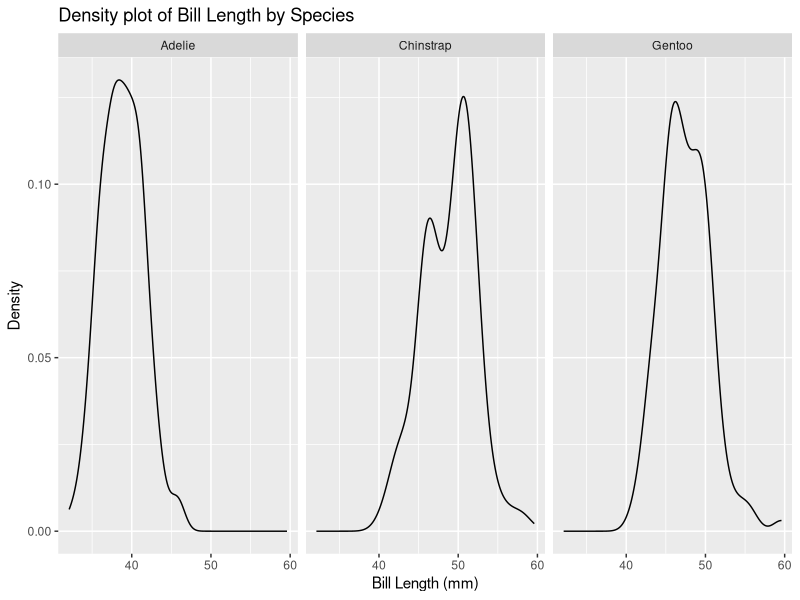
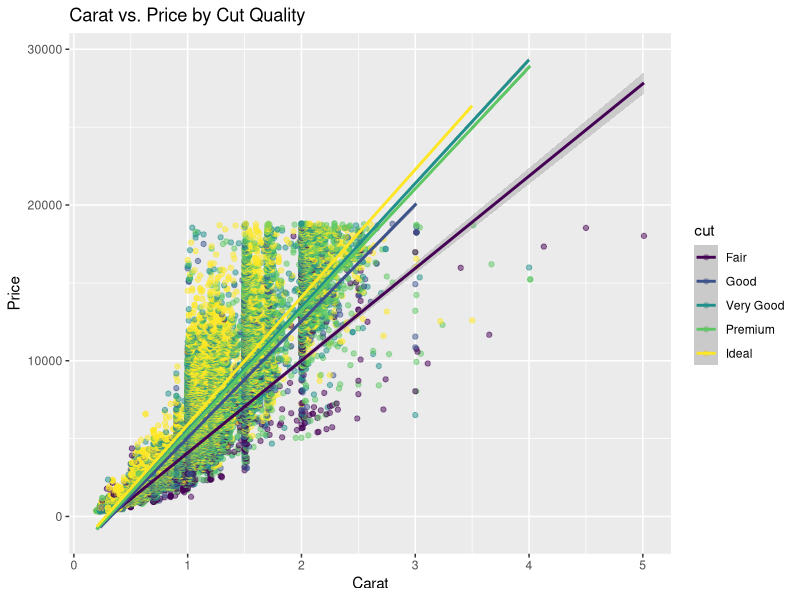
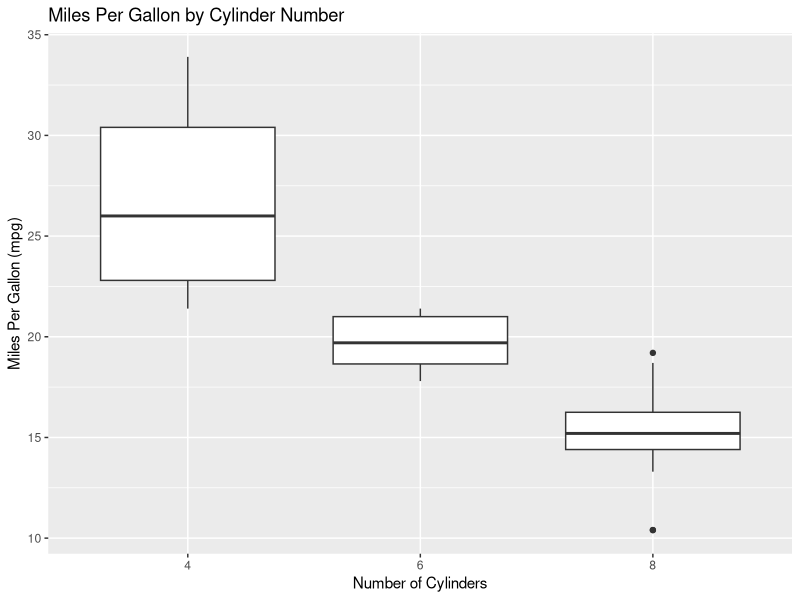
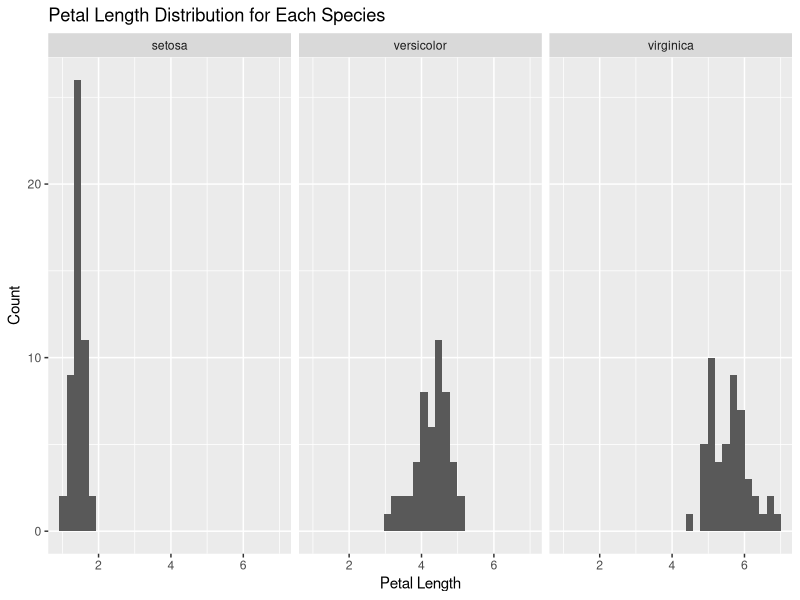

These charts were generated, in order, by the following R code:
# Please create teh following plots:

# Q1 ----

# Load the tidyverse library
library(tidyverse)

# Load the palmerpenguins library
library(palmerpenguins)

# Load the penguins dataset
data(penguins)

# Plot 1
# Create a density plot of the 'bill_length_mm' column of the penguins
# dataset.
# Use the ggplot() function to create the plot.
# Use the aes() function to specify the x-axis variable.
# Inside the aes() function, set the x parameter to the 'bill_length_mm'
# column of the penguins dataset.
# Add a + sign after the ggplot() function.
# Use the geom_density() function to add a density plot to the ggplot()
# function.
# Add a + sign after the geom_density() function.
# Use the facet_grid() function to add a facet to the ggplot() function.
# Inside the facet_grid() function, set the formula to
# "~ species".
# Add a + sign after the facet_grid() function.
# Use the labs() function to add a title to the ggplot() function.
# Inside the labs() function, set the title parameter to
# "Density Plot of Bill Length by Species".
# Set the x parameter to "Bill Length (mm)".
# Set the y parameter to "Density".

plot1 <- ggplot(penguins, mapping = aes(x = bill_length_mm)) +
  geom_density() +
  facet_grid("~ species") +
  labs(title = "Density plot of Bill Length by Species",
       x = "Bill Length (mm)",
       y = "Density"
       )
  


# To verify your answer, run the following code
plot1

# Q2 ----

# Use the diamonds dataset from ggplot2
data(diamonds)

# Plot 2
# Create a scatter plot of 'carat' vs. 'price', colored by 'cut' quality.
# Use the ggplot() function to create the plot.
# Use the aes() function to specify the x-axis and y-axis variables.
# Inside the aes() function, set the x parameter to 'carat', the y parameter to 'price'.
# Add a + sign after the ggplot() function.
# Use the geom_point() function to add a scatter plot to the ggplot() function. 
# Inside the geom_point() function, use the aes() function to set the color parameter to 'cut'.
# Set the alpha parameter inside geom_point() to 0.5 to make the points semi-transparent if there is overplotting.
# Use the geom_smooth() function to add a smooth line through the points for each 'cut' category, setting the method argument to "lm" for linear models.
# Add a + sign after the geom_point() (and geom_smooth(), if used) function.
# Use the labs() function to add a title to the ggplot() function.
# Inside the labs() function, set the title parameter to "Carat vs. Price by Cut Quality",
# Set the x parameter to "Carat",
# Set the y parameter to "Price".

plot2 <- ggplot(diamonds, aes(x = carat, y = price, color = cut))+
  geom_point(alpha = 0.5) +
  geom_smooth(method = "lm") +
  labs(title = "Carat vs. Price by Cut Quality",
       x = "Carat",
       y = "Price")


# To verify your answer, run the following code
plot2

# Q3 ----


# Use the mtcars dataset
data(mtcars)

# Plot 3
# Create a boxplot of 'mpg' by 'cyl' (number of cylinders).
# Use the ggplot() function to create the plot.
# Use the aes() function to specify the x-axis and y-axis variables.
# Inside the aes() function, set the x parameter to 'cyl' and the y parameter to 'mpg'.
# NOTICE that you will need to convert the 'cyl' column to a factor using the factor() function. factor(cyl)
# Add a + sign after the ggplot() function.
# Use the geom_boxplot() function to add a boxplot to the ggplot() function.
# Add a + sign after the geom_boxplot() function.
# Use the labs() function to add a title to the ggplot() function.
# Inside the labs() function, set the title parameter to "Miles Per Gallon by Cylinder Number",
# Set the x parameter to "Number of Cylinders",
# Set the y parameter to "Miles Per Gallon (mpg)".

plot3 <- ggplot(mtcars, aes(x = factor(cyl), y = mpg))+
  geom_boxplot()+
  labs(title = "Miles Per Gallon by Cylinder Number",
       x = "Number of Cylinders",
       y = "Miles Per Gallon (mpg)")


# To verify your answer, run the following code
plot3

# Q4 ----

# Use the iris dataset
data(iris)

# Plot 4
# Create a histogram of 'Petal.Length' for each species.
# Use the ggplot() function to create the plot.
# Use the aes() function to specify the x-axis variable.
# Inside the aes() function, set the x parameter to 'Petal.Length'.
# Add a + sign after the ggplot() function.
# Use the geom_histogram() function to add a histogram to the ggplot() function, and set bins to 30.
# Add a + sign after the geom_histogram() function.
# Use the facet_wrap() function to add a facet for 'Species'.
# Inside the facet_wrap() function, set the facets parameter to '~ Species'.
# Add a + sign after the facet_wrap() function.
# Use the labs() function to add a title to the ggplot() function.
# Inside the labs() function, set the title parameter to "Petal Length Distribution for Each Species",
# Set the x parameter to "Petal Length",
# Set the y parameter to "Count".

plot4 <- ggplot(iris, aes(x = Petal.Length))+
  geom_histogram(bins = 30)+
  facet_wrap(~ Species)+
  labs(title = "Petal Length Distribution for Each Species",
       x = "Petal Length",
       y = "Count")
  

# To verify your answer, run the following code
plot4
